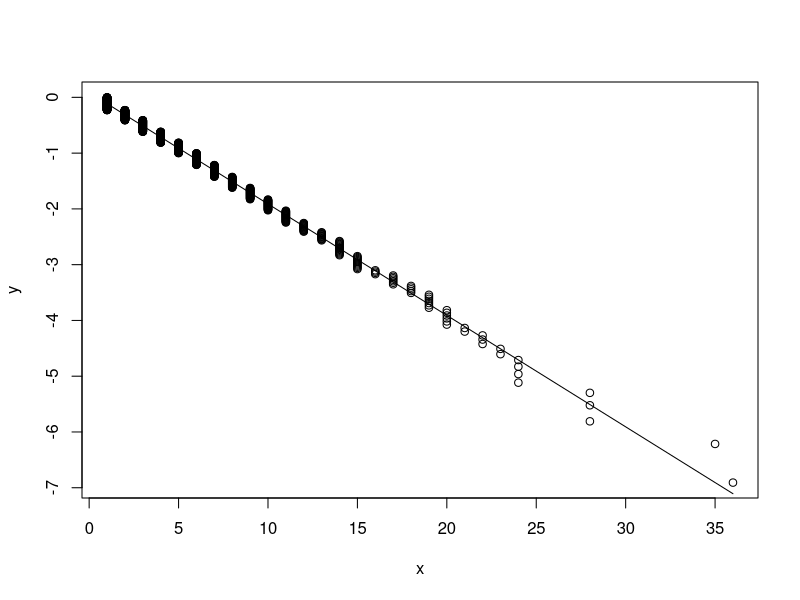
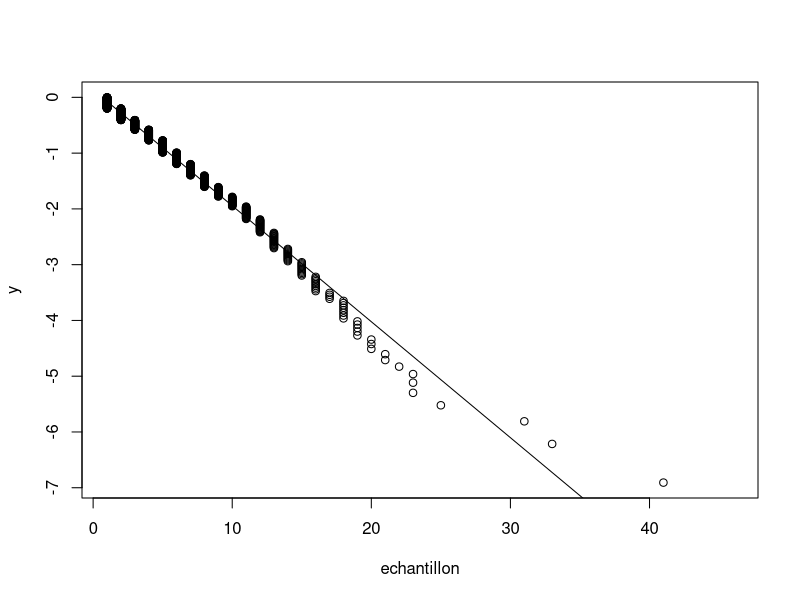
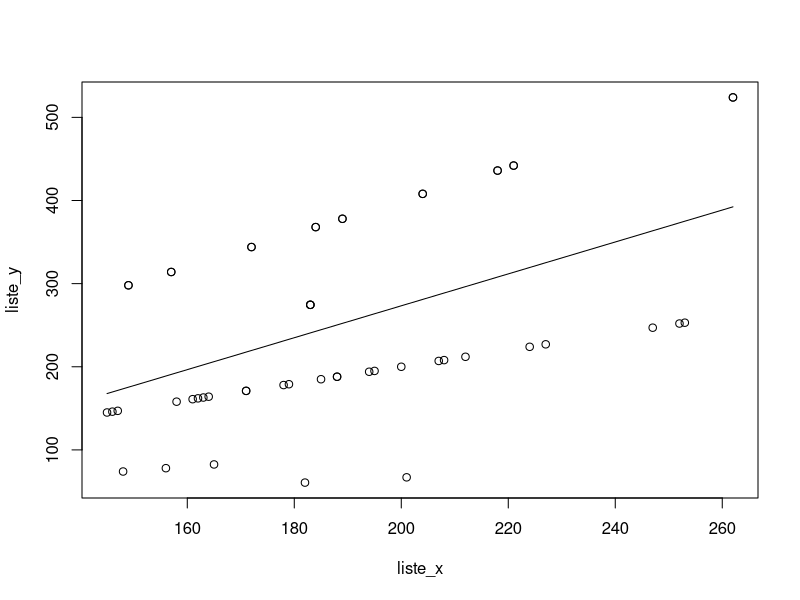
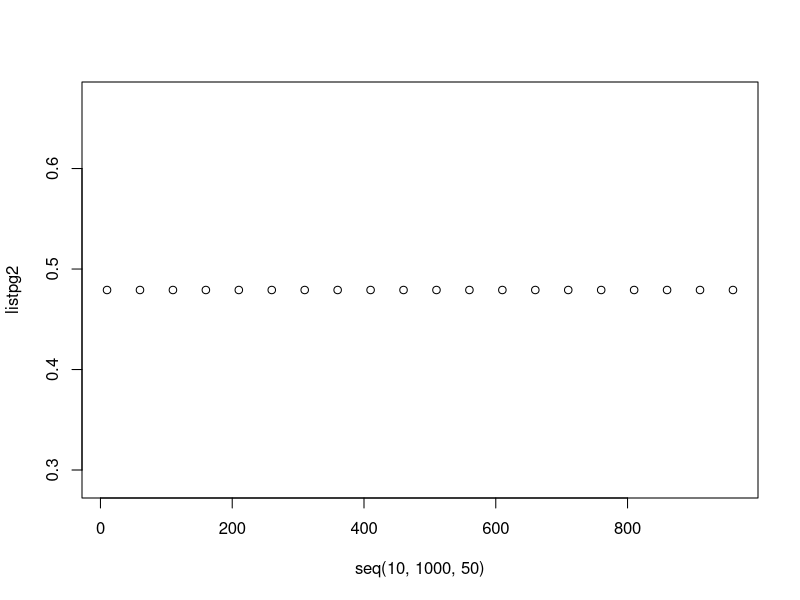

These figures' R source, in order:
n = 1000
r = 1
p = 0.1789
echantillon = sort(rnbinom(n,r,p))
for (i in 1:n) {
    echantillon[i] = echantillon[i] + r
}

#Estimons p (1.1)
print("Estimation de p selon la méthode des moments, et de maximum de vraisemblance")
print(r / mean(echantillon))

# Question 1.3
n = 1000
p = 0.1789
x = rgeom(n, p)
for(i in 1:n) {
    x[i] = x[i] + 1
}
x = sort(x)
y = x
for (i in 1:length(x)-1) {
    y[i] = log(1 - i/n)
}
x = head(x, -1)
y = head(y, -1)
plot(x, y)
reg<-lm(y~x)
lines(x, fitted.values(reg))
print(reg)
print(1 - exp(reg$coefficients[2]))


#Estimons p (1.4)
print("Estimation de p graphique")
h<-function(x)
{
  return (log(1 - x))
}

y = echantillon
for (i in 1:n)
{
  y[i] = h(i / n)
}
plot(echantillon, y)
x = head(echantillon, -1)
y = head(y, -1)
reg<-lm(y~x)
lines(x, fitted.values(reg))
print(reg)
print(1 - exp(reg$coefficients[2]))

# Second cas

n = 100
r = 20
p = 0.1
simul_second <-function(n, r, p) {
    echantillon = sort(rnbinom(n,r,p))
    for (i in 1:n) {
        echantillon[i] = echantillon[i] + r
    }
    liste_x = c()
    liste_y = c()

    for (i in 1:length(echantillon)-1) {
        if (length(echantillon[echantillon==echantillon[i]+1])) {
            liste_x = c(liste_x, echantillon[i])
            liste_y = c(liste_y, c(echantillon[i] * length(echantillon[echantillon==echantillon[i]])  / length(echantillon[echantillon==echantillon[i]+1])))
        }
    }
    return(list(x=liste_x, y=liste_y))
}
res = simul_second(n, r, p)
liste_x = res$x
liste_y = res$y

plot(liste_x, liste_y)
n_reg<-lm(liste_y~liste_x)
print(n_reg)
lines(liste_x, fitted.values(n_reg))
print("pg2")
print(1 - 1/ n_reg$coefficients[2])
print("pg3")
print(1 + (r-1) / n_reg$coefficients[1])

# Test de pg2 et pg3
listpg2 = c()
listpg3 = c()
for(r in seq(10, 10000, 500)) {
    pg2 = 0
    pg3 = 0
    y = 1
    for(j in 1:y) {
        res = simul_second(n, r, 0.5)
        reg<-lm(res$y~res$x)
        pg2 = pg2 + 1 - 1/ n_reg$coefficients[2]
        pg3 = pg3 + 1 + (r-1) / n_reg$coefficients[1]
    }
    pg2 = pg2 / y
    pg3 = pg3 / y
    listpg2 = c(listpg2, pg2)
    listpg3 = c(listpg3, pg3)
}
print(length(listpg3))
plot(seq(10, 1000, 50), listpg2)
